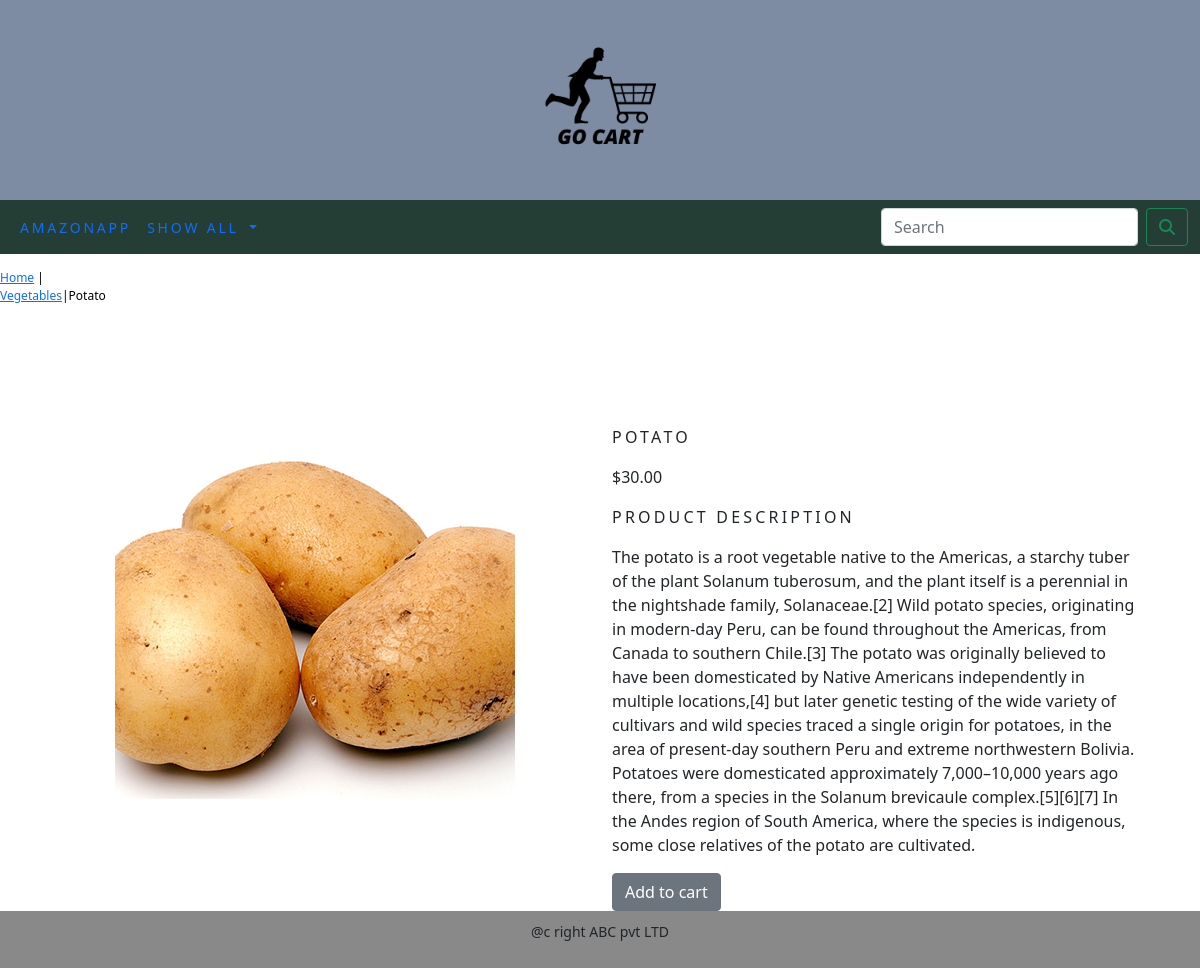
The page /shop/vegetables/potato/ on the database its author committed.
### amazonapp/models.py (models this page shows, shortened)
class Product(models.Model):
    name=models.CharField(max_length=250)
    slug=models.SlugField(max_length=250,unique=True)
    description=models.TextField(blank=True)
    price=models.DecimalField(max_digits=10,decimal_places=2)
    category=models.ForeignKey(Category,on_delete=models.CASCADE)
    image = models.ImageField(upload_to='productgallery', blank=True)
    stock=models.IntegerField()
    available=models.BooleanField(default=True)
    created=models.DateTimeField(auto_now_add=True)
    updated=models.DateTimeField(auto_now=True)
    class Meta:
        ordering=('name',)
        verbose_name='product'
        verbose_name_plural='products'

class Category(models.Model):
    name=models.CharField(max_length=250,unique=True)
    slug=models.SlugField(max_length=250,unique=True)
    description=models.TextField(blank=True)
    image=models.ImageField(upload_to='categorygallery',blank=True)
    class Meta:
        ordering=('name',)
        verbose_name='category'
        verbose_name_plural='categories'
    def get_url(self):
        return reverse('amazonapp:products_by_category',args=[self.slug])
    def __str__(self):
        return '{}'.format(self.name)

### amazonapp/views.py (the view)
# urls.py: path('<slug:c_slug>/<slug:product_slug>/',views.proDetail,name='proCatdetail')
def proDetail(request,c_slug,product_slug):
    try:
        product=Product.objects.get(category__slug=c_slug,slug=product_slug)
    except Exception as e:
        raise e
    return render(request,'product.html',{'product':product})

### amazonapp/context_processors.py (called while the page is built)
def menu_links(request):
    links=Category.objects.all()
    return dict(links=links)

### cartapp/context_processors.py (called while the page is built)
def counter(request):
    item_count=0
    if 'admin' in request.path:
        return {}
    else:
        try:
            cart=Cart.objects.filter(cart_id=_cart_id(request))
            cart_items=Cartitem.objects.all().filter(cart=cart[:1])
            for cart_item in cart_items:
                item_count += cart_item.quantity
        except Cart.DoesNotExist:
            item_count = 0
    return dict(item_count=item_count)

### cartapp/views.py (called while the page is built)
def _cart_id(request):
    cart=request.session.session_key
    if not cart:
        cart=request.session.create()
    return cart

### templates/product.html (shortened to what this page needs)
{% extends 'base.html' %}
{% load static %}
{% block body %}
<div class="row my_product_row_class">
    <div class="mx_auto">
        <p>
            <a href="{% url 'amazonapp:allproductcat' %}">Home</a> | <a href="{{product.category.get_url}}">{{product.category}}</a>|{{product.name}}
        </p>
    </div>
</div>
<div class="container">
<br>
    <div class="row">
        <div class=" col-12 col-sm-12 col-md-12 col-lg-6 text-center">
            <div class="min-width:18rem">
                <img  src="{{product.image.url}}" alt="{{product.name}}">
            </div>
        </div>
            <div class="col-12 col-sm-12 col-md-12 col-lg-6">
                <div>
                <h1 class="my_product_title">{{product.name}}</h1>
                <p>${{product.price}}</p>
                <p class="my_title">Product Description</p>
                <p class="text-justify my_prod_text">{{product.description}}</p>
                {% if product.stock <= 0 %}
                <p class="text-justify my_prod_text"><b>Out of stock</b></p>
                {% else %}
                <a class="btn btn-secondary" href="{% url 'cart:add_cart' product.id %}">Add to cart</a>
                {% endif %}
                </div>
            </div>
    </div>
</div>
{% endblock %}

### static/css/custom.css (style rules this page uses)
.my_title { font-size:16px; text-transform:uppercase; letter-spacing:.2em; }
.my_product_row_class { padding-top:15px; padding-bottom:20px; }
.my_product_row_class .mx_auto { width:100px; height:100px; color:#000; font-size:12px; text-decoration:none; }
.my_product_title { font-size:16px; text-transform:uppercase; letter-spacing:.2em; padding-top:15px; padding-bottom:10px; }
.my_prod_text { padding-right:20px; }

### rows shown on the page
Product: category "Vegetables", name "Potato", image (picture), name "POTATO", price "30.00", description "The potato is a root vegetable native to the Americas, a starchy tuber of the plant Solanum tuberosum, and the plant itself is a perennial in the nightshade family, Solanaceae.[2] Wild potato species, originating in modern-day Peru, can be found throughout the Americas, from Canada to southern Chile.[3] The potato was originally believed to have been domesticated by Native Americans independently in multiple locations,[4] but later genetic testing of the wide variety of cultivars and wild species traced a single origin for potatoes, in the area of present-day southern Peru and extreme northwestern Bolivia. Potatoes were domesticated approximately 7,000–10,000 years ago there, from a species…"
